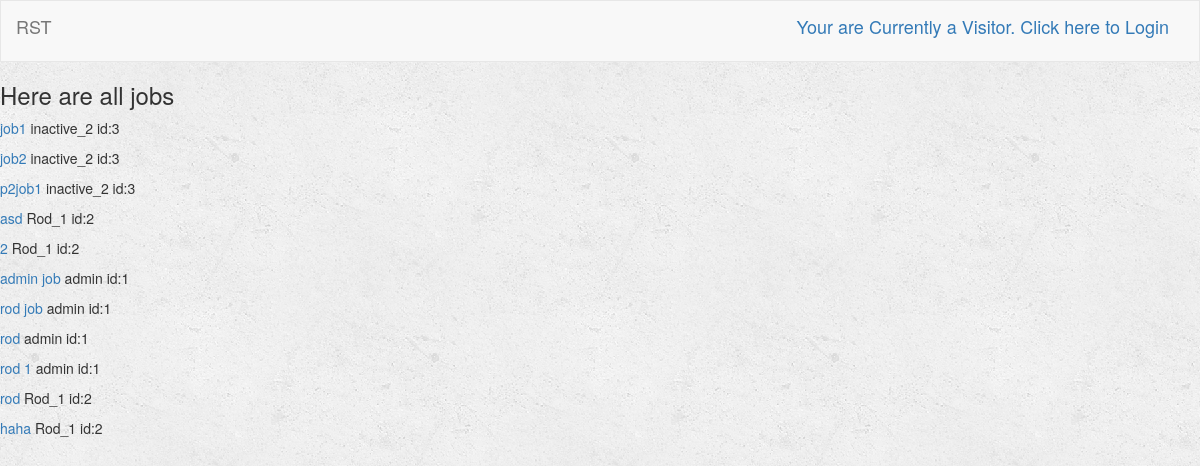
Page /turk/ on the earlier database version.
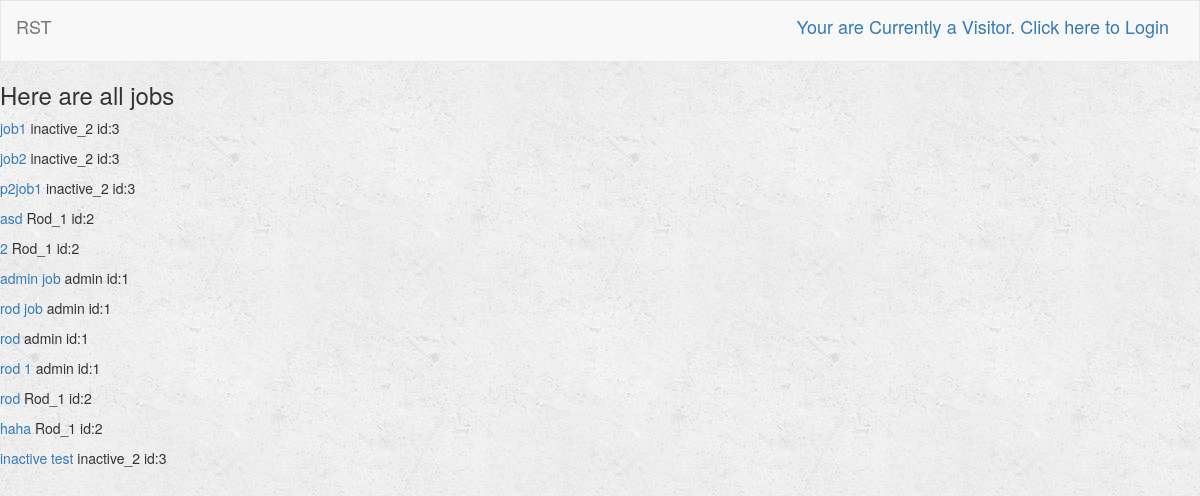
Same page on the later database version.
### turk/models.py (models this page shows, shortened)
class Job(models.Model):
    user = models.ForeignKey(User, default=1)
    job_title = models.CharField(max_length=250)
    job_description = models.TextField()
    is_complete = models.BooleanField(default=False)

### turk/views.py (the view)
def index(request):
    all_jobs = Job.objects.all()
    context = {
        'all_jobs': all_jobs,
    }
    return render(request, 'turk/index.html', context)

### turk/templates/turk/index.html (shortened to what this page needs)
{% extends 'turk/base.html' %}
{% block body %}
    {% if all_jobs %}
        <h3> Here are all jobs </h3>
        {% for job in all_jobs %}
            <p><a href = "{% url 'turk:job_description' job.user.id job.id %}">{{ job.job_title }}</a>
            {{job.user.first_name}} id:{{job.user.id}}
            </p>
        {% endfor %}
        {% else %}
            <h3> No Profile yet </h3>
    {% endif %}
{% endblock %}

### turk/templates/turk/base.html (shortened to what this page needs)
<!DOCTYPE html>
<html lang="en">
<head>
    {% load staticfiles %}
    <link rel="stylesheet" href="https://maxcdn.bootstrapcdn.com/bootstrap/3.3.7/css/bootstrap.min.css">
    <link rel="stylesheet" type="text/css" href="{% static 'turk/style.css' %}" />
</head>
<body>
<nav class="navbar navbar-default">
    <div class="container-fluid">
        <div class = "navbar-header">
            <a class="navbar-brand" href ="{% url 'turk:index' %}">RST</a>
        </div>
        <div class="collapse navbar-collapse" id="topNavBar">
            {% if user.is_authenticated %}
                <ul class="nav navbar-nav navbar-right">
                    <li class="">
                        <a href="{% url 'turk:logout_user' %}">
                            <span class ="glyphicon glyphicon-off" aria-hidden="true"></span>&nbsp; Logout
                        </a>
                    </li>
                </ul>
            {% else %}
            <p class="navbar-brand navbar-right"><a href="{% url 'turk:login_user' %}"> Your are Currently a Visitor. Click here to Login</a></p>
            {% endif %}
        </div>
    </div>
</nav>
{% block body %}
{% endblock %}
</body>
</html>

### turk/static/turk/style.css (style rules this page uses)
body { background: white url("images/background.png"); }
.navbar { border-radius: 0; }

Differences in the rows shown:
added Job: job_title "inactive test", user.first_name "inactive_2", user.id "3"
